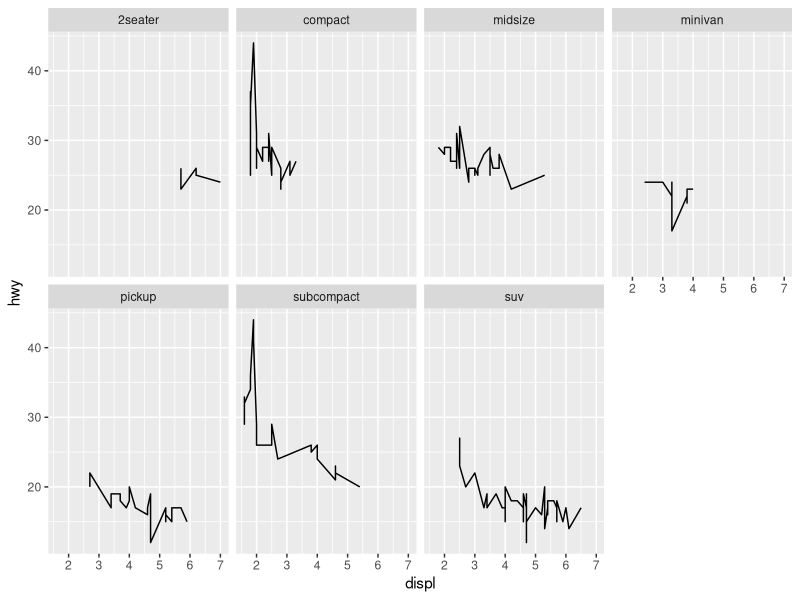
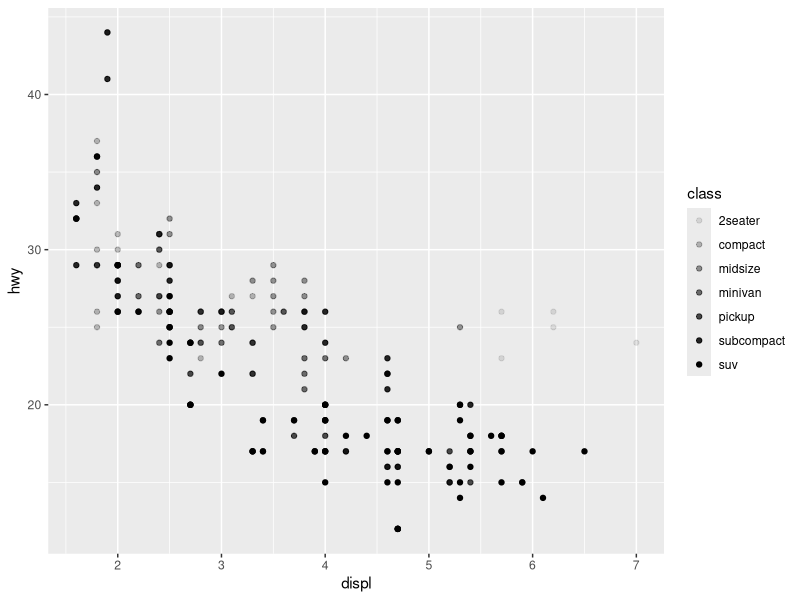
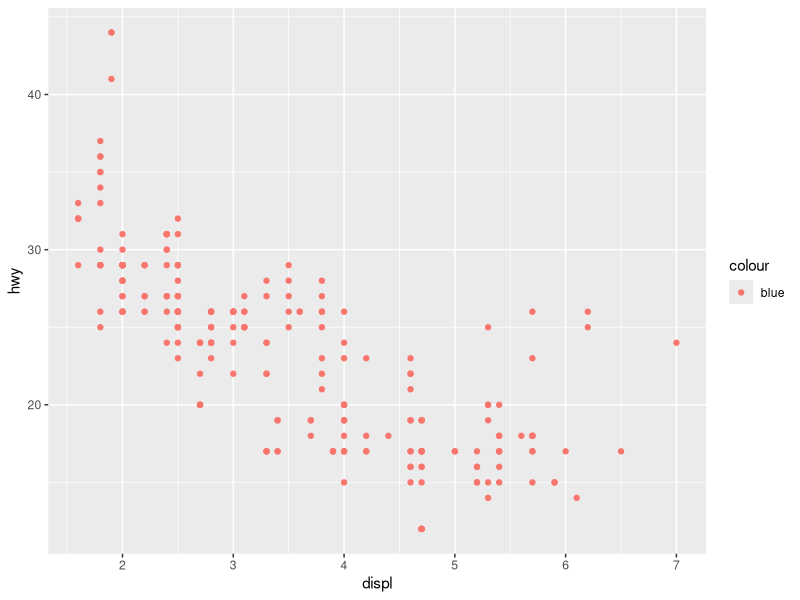
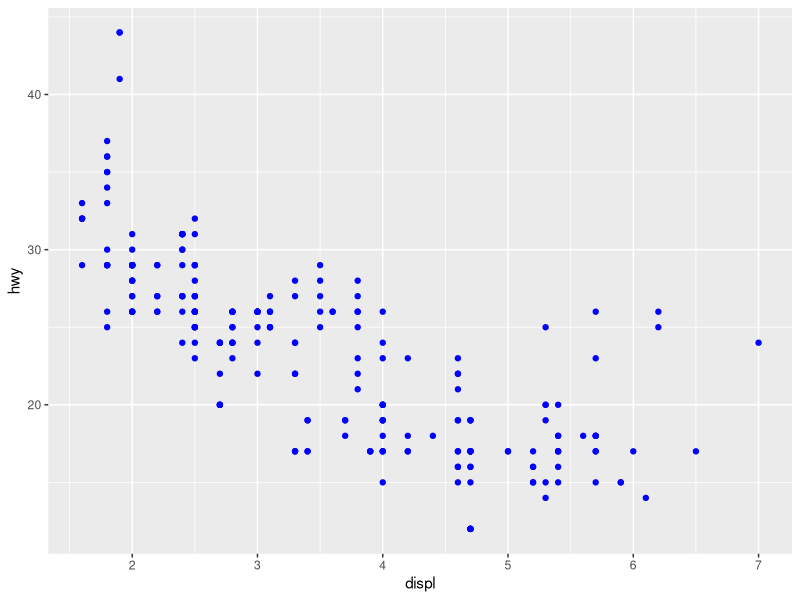
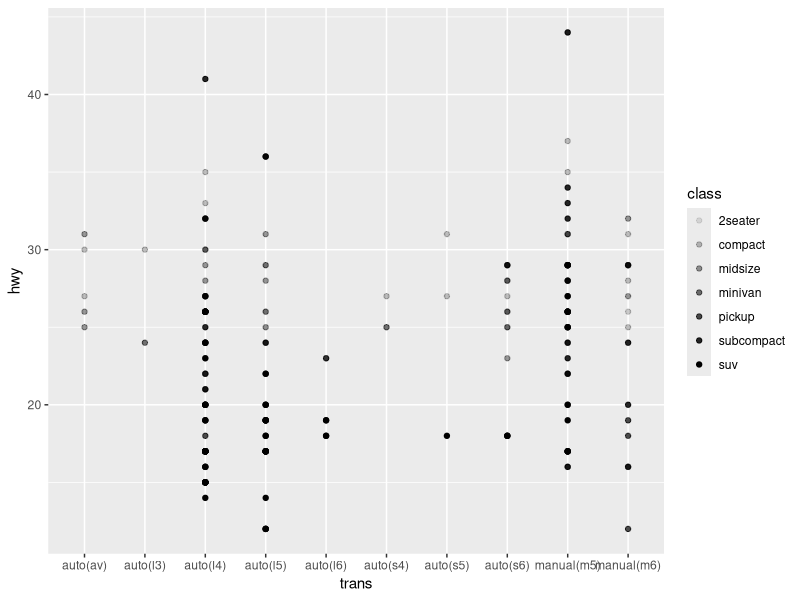
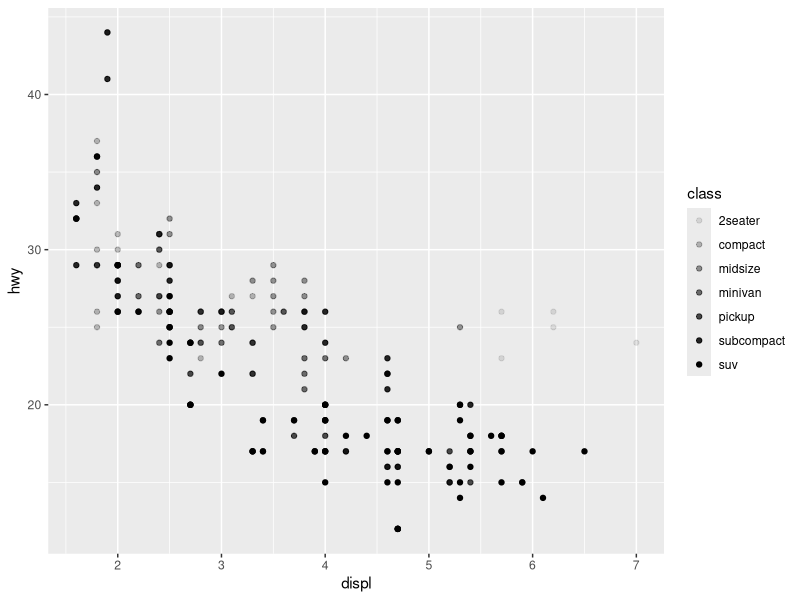
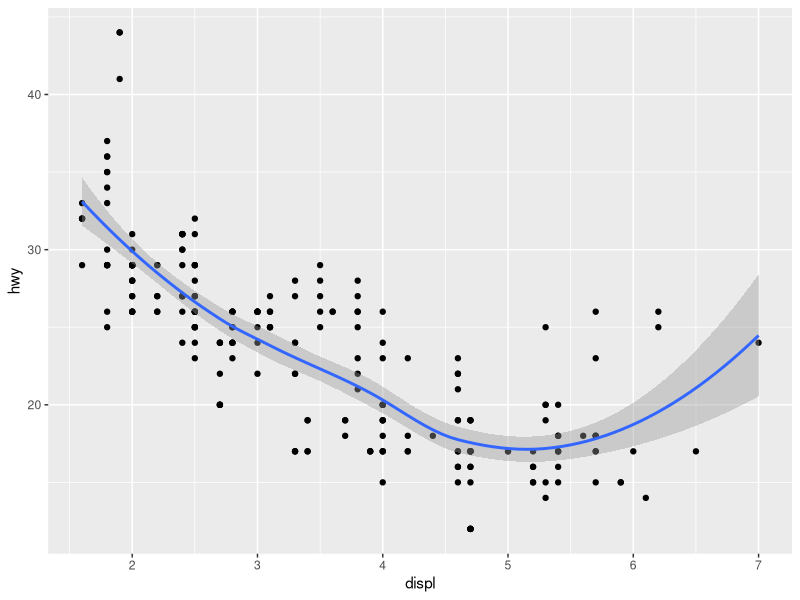
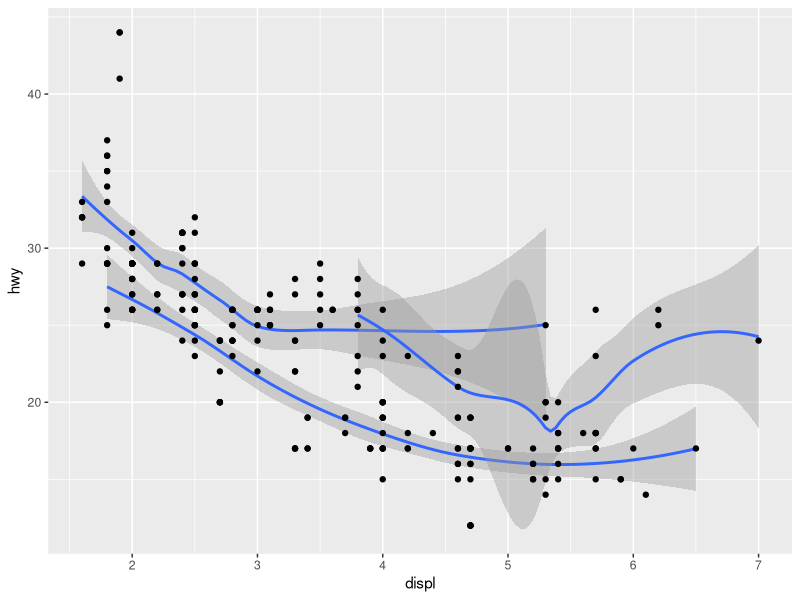

Generate these figures, in order, with R:
library(tidyverse)
library(lubridate)
library(scales)
install.packages(c("mpg", "gapminder", "Lahman"))

mpg <- data.frame(ggplot2::mpg)
print.data.frame(mpg)

ggplot(data = mpg) + 
  geom_line(mapping = aes(x = displ, y = hwy)) + 
  facet_wrap(~ class, nrow = 2)

ggplot(data = mpg) + 
  geom_point(aes(x = displ, y = hwy, alpha = class))

#3.3.1
#1. What’s gone wrong with this code? Why are the points not blue?
ggplot(data = mpg) + 
  geom_point(mapping = aes(x = displ, y = hwy, color = "blue"))
# Blue was put inside of the aes, but the should be outside describing all of the points:
ggplot(data = mpg) + 
  geom_point(mapping = aes(x = displ, y = hwy), color = "blue")

#2. Which variables in mpg are categorical? Which variables are continuous? (Hint: type ?mpg to read the documentation for the dataset). How can you see this information when you run mpg?
?mpg
# Categorical: Manufacturer name, model name, type of transmission, drv, fuel type, type of car
# Continuous: Display, year, city, highway
# If the values of the row is numerical, it's contunuous. Otherwise it is categorical

#3. Map a continuous variable to color, size, and shape. How do these aesthetics behave differently for categorical vs. continuous variables?
ggplot(data = mpg) + 
  geom_point(aes(x = trans, y = hwy, alpha = class)) #this tries plotting names in alphabetical order

ggplot(data = mpg) + 
  geom_point(aes(x = displ, y = hwy, alpha = class)) #this plots by the display number

#3.5.1
#1. What happens if you facet on a continuous variable?
#Each value will get its own subplot 

#4. What are the advantages to using faceting instead of the colour aesthetic? What are the disadvantages? How might the balance change if you had a larger dataset?
# Advantage of facet: You can get a thorough analysis of each value in the row you're analyzing
# Disadvantage of facet: You cannot closely compare each value of the row like you could if they were plotted in different colors on the same plot. 
# For a large data set, it may be wise to use both color and facets, perhaps by showing every year in a subplot and putting the variable you're analyzing in color in each subplot. 

#3.6.1
#5. Will these look different?
# Yes. To put the plot points and line in one graph, mapping should only be specified once

# 6. Recreate the R code necessary to generate the following graphs.
mpg %>% 
  ggplot(aes(x = displ, y = hwy)) +
  geom_point() +
  geom_smooth()

ggplot(data = mpg) +
  geom_smooth(mapping = aes(x = displ, y = hwy, group = drv)) +
  geom_point(mapping = aes(x = displ, y = hwy, group = drv))

ggplot(data = mpg) +
  geom_smooth(mapping = aes(x = displ, y = hwy, color = drv)) +
  geom_point(mapping = aes(x = displ, y = hwy, color = drv))

ggplot(data = mpg) +
  geom_point(mapping = aes(x = displ, y = hwy, color = drv)) +
  geom_smooth(mapping = aes(x = displ, y = hwy)) 

ggplot(data = mpg) +
  geom_smooth(mapping = aes(x = displ, y = hwy, linetype = drv)) +
  geom_point(mapping = aes(x = displ, y = hwy, color = drv))

ggplot(data = mpg) +
  geom_point(mapping = aes(x = displ, y = hwy, color = "white", stroke = 3))+
  geom_point(mapping = aes(x = displ, y = hwy, color = drv)) 
  

# 3.8.1
#1. What's wrong with this graph?
# It's not clear what the significance of the trend is. Adding colors and keys would help. 

#2. What parameters to geom_jitter() control the amount of jittering?
# By specifying width and height, the user can accoutn for varying amounts of jitter in the x or y directiom
